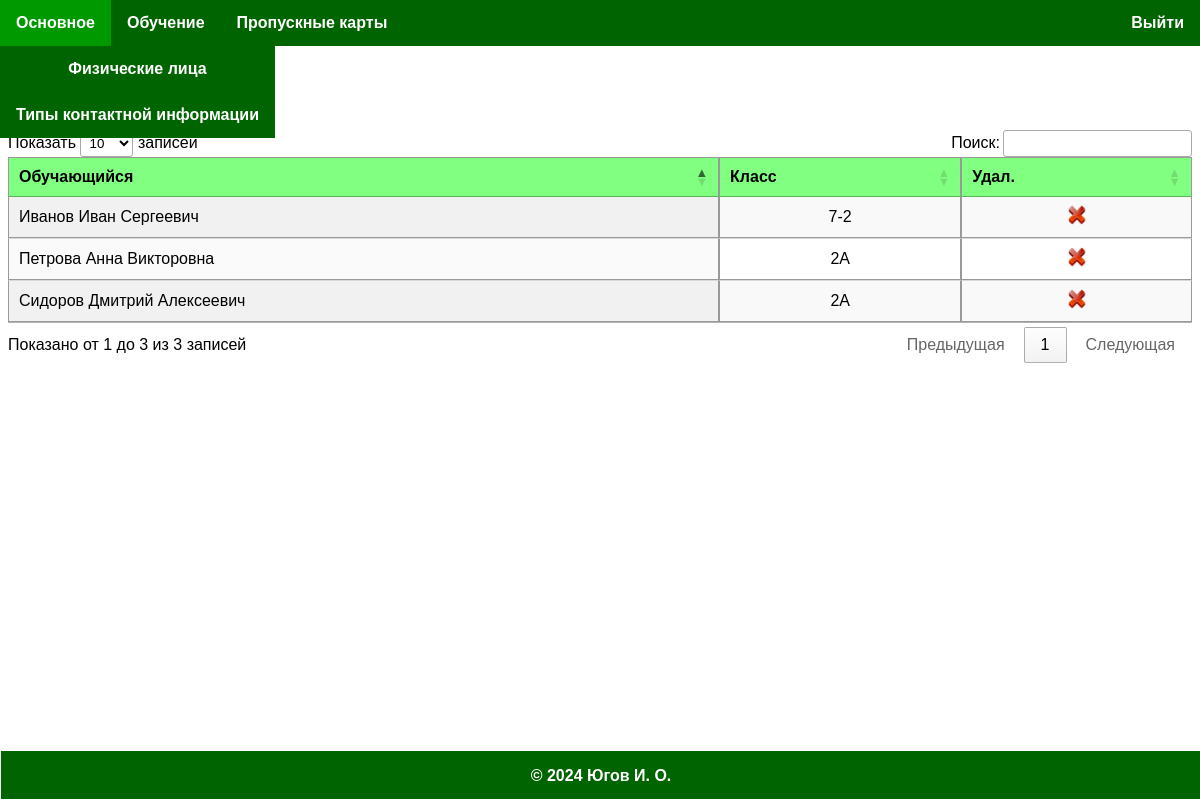
The app's page /classes/student/list/ (signed in) with its own data.
### classes/models.py (models this page shows, shortened)
class Student(models.Model):
    individual = models.OneToOneField(Individual, on_delete=models.PROTECT, related_name='student', verbose_name='Физическое лицо')
    """Физическое лицо."""
    class Meta:
        verbose_name = _('Обучающийся')
        verbose_name_plural = _('Обучающиеся')
    @property
    def title_without_status(self):
        return f'{self.individual.title_without_status}'
    @property
    def class_group(self):
        last_class_group_enrollment = self.class_group_enrollments.order_by('-enrollment_date').first()
        if last_class_group_enrollment:
            return f'{last_class_group_enrollment.class_group}'
        else:
            return ''
    def __str__(self):
        return f'{self.title_without_status}'

class ClassGroupEnrollment(models.Model):
    student = models.ForeignKey(Student, null=True, on_delete=models.PROTECT, verbose_name='Обучающийся', related_name='class_group_enrollments')
    """Обучающийся."""
    class_group = models.ForeignKey(ClassGroup, null=True, on_delete=models.PROTECT, verbose_name='Класс')
    """Класс (группа обучающихся)."""
    enrollment_date = models.DateField(_('Дата зачисления'), default=now)
    """Дата зачисления."""
    class Meta:
        verbose_name = _("Зачисление обучающегося в класс")
        verbose_name_plural = _("Зачисления обучающихся в классы")

class ClassGroup(models.Model):
    grade = models.IntegerField(_("Параллель"), default=0)
    """Параллель."""
    label = models.CharField(_("Литера"), max_length=1, default='', blank=True, null=True)
    """Литера."""
    class Meta:
        verbose_name = _("Класс")
        verbose_name_plural = _("Классы")
    def __str__(self):
        if self.label in (x for x in '0123456789'):
            return f'{self.grade}-{self.label}'
        else:
            return f'{self.grade}{self.label}'

### base/models.py (models this page shows, shortened)
class Individual(models.Model):
    GENDER_CHOICES = [
        ('Ж', 'Женский'),
        ('M', 'Мужской'),
        ('-', 'Не указан'),
    ]
    '''Пол (значения).'''
    last_name = models.CharField(_("Фамилия"), max_length=50)
    '''Фамилия.'''
    first_name = models.CharField(_("Имя"), max_length=50)
    '''Имя.'''
    patronymic = models.CharField(_("Отчество"), max_length=50, blank=True, null=True)
    '''Отчество.'''
    gender = models.CharField(_("Пол"), max_length=1, choices=GENDER_CHOICES, default='-')
    '''Пол.'''
    birth_date = models.DateField(_("Дата рождения"), blank=True, null=True)
    '''Дата рождения.'''
    social_insurance_number = models.CharField(
        _("СНИЛС"),
        max_length=14,
        validators=[social_insurance_number_validator],
        blank=True, null=True, unique=True
    )
    '''СНИЛС.'''
    class Meta:
        verbose_name = _("Физическое лицо")
        verbose_name_plural = _("Физические лица")
    @property
    def title_without_status(self):
        result = f'{self.last_name} {self.first_name}'
        if self.patronymic != '':
            result += f' {self.patronymic}'
        return result.strip()

### classes/views.py (the view)
# urls.py: path('student/list/', views.student_list, name='student_list'),
@login_required(login_url='/login/')
def student_list(request):
    students = Student.objects.all()
    return render(request, 'entities/student/list.html', {'username': request.user.username, 'student_list': students})

### templates/entities/student/list.html (shortened to what this page needs)
{% extends 'base.html' %}
{% load static %}
{% block content %}
    <h1>Обучающиеся</h1>
    <div id="resizable-container" data-container-id="student-1">
        <a href="{% url 'student_new' %}"><img class="action-icon" src="{% static 'icons/add.png' %}" alt="Создать"></a>
        <table class="catalog-items display" id="myTable" data-table-id="student-1">
            <thead>
                <tr>
                    <th class="resizable-th">Обучающийся</th>
                    <th class="resizable-th">Класс</th>
                    <th class="resizable-th">Удал.</th>
                </tr>
            </thead>
            <tbody>
                {% for student in student_list %}
                <tr class="{% cycle 'odd' 'even' %}" onclick="window.location.href='{% url 'student_edit' student.pk %}'">
                    <td class="cell-text">{{ student }}</td>
                    <td class="cell-label">{{ student.class_group }}</td>
                    <td class="cell-button"><a href="{% url 'student_delete' student.pk %}"><img class="action-icon" src="{% static 'icons/delete.png' %}" alt="Удалить"></a></td>
                </tr>
                {% endfor %}
            </tbody>
        </table>
    </div>
{% endblock %}

### templates/static/css/main.css (style rules this page uses)
body { font-family: Arial, sans-serif; }
.catalog-items { border-collapse: collapse; }
.catalog-items th, .catalog-items td { padding: 2px 8px; border: 1px solid #999; }
.catalog-items tbody tr { cursor: pointer; }
.catalog-items th { background-color: #80ff80; font-weight: bold; text-align: center; }
.catalog-items td { text-align: left; }
.catalog-items .cell-text { text-align: left; }
.catalog-items .cell-date, .catalog-items .cell-label, .catalog-items .cell-button { text-align: center; }
.action-icon { height: 20px; width: 20px; }

### records on screen
Student: individual.patronymic "Петрова Анна Викторовна", class_group "2А"
Student: individual.patronymic "Иванов Иван Сергеевич", class_group "7-2"
Student: individual.patronymic "Сидоров Дмитрий Алексеевич", class_group "2А"
